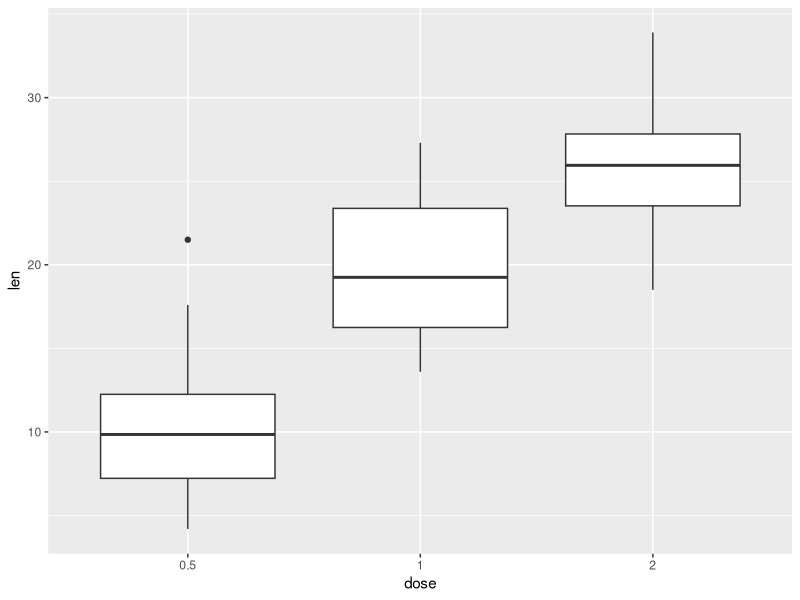
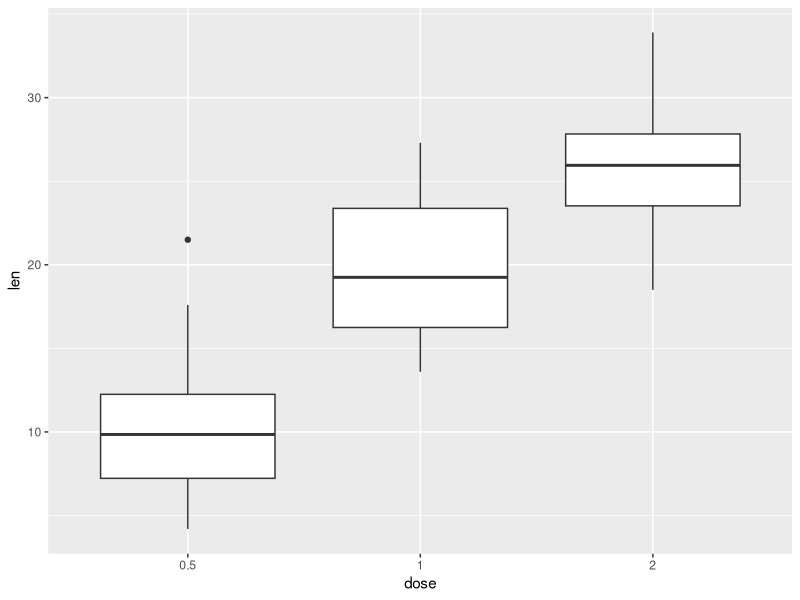
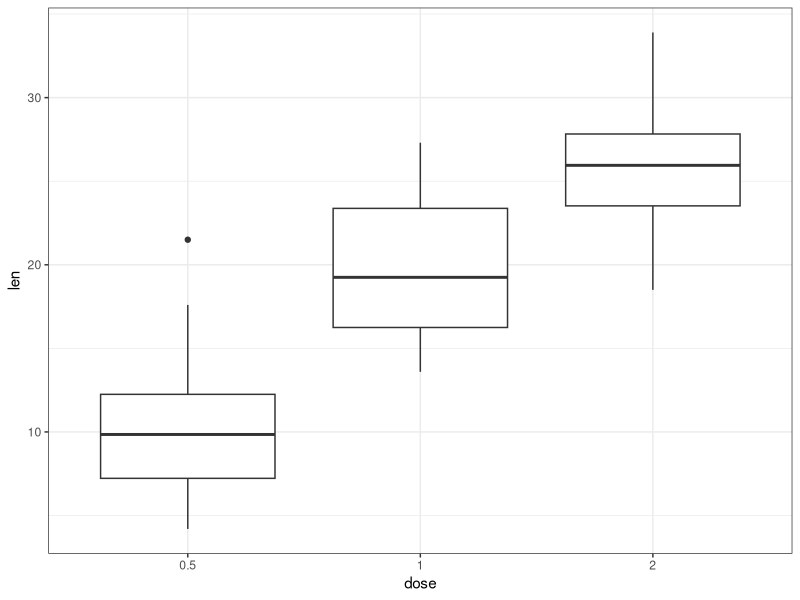
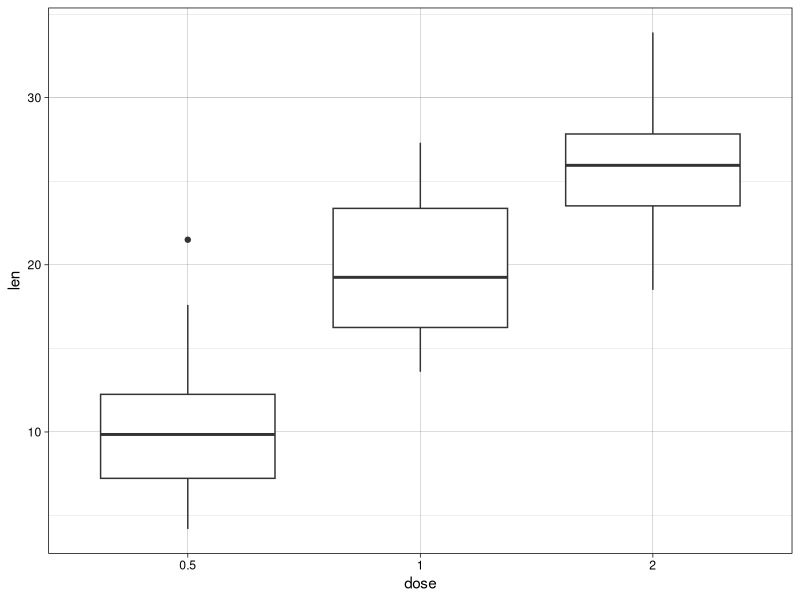
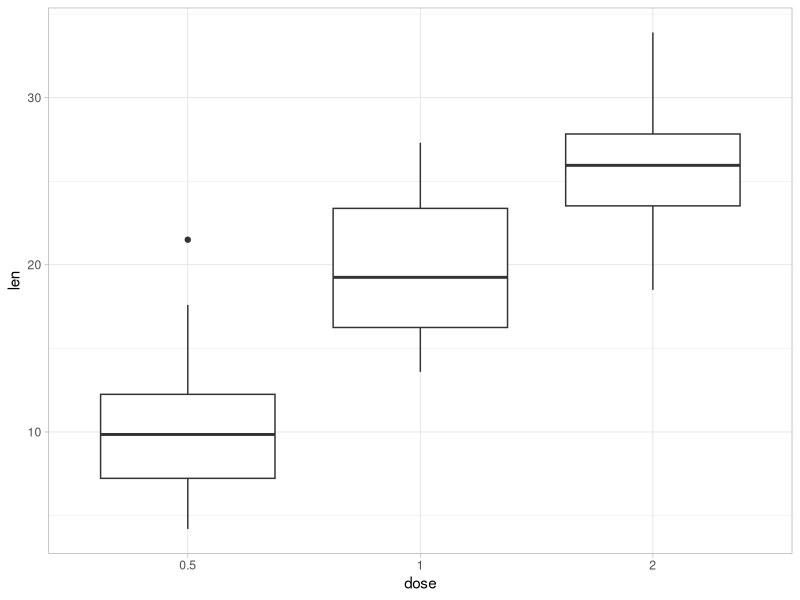
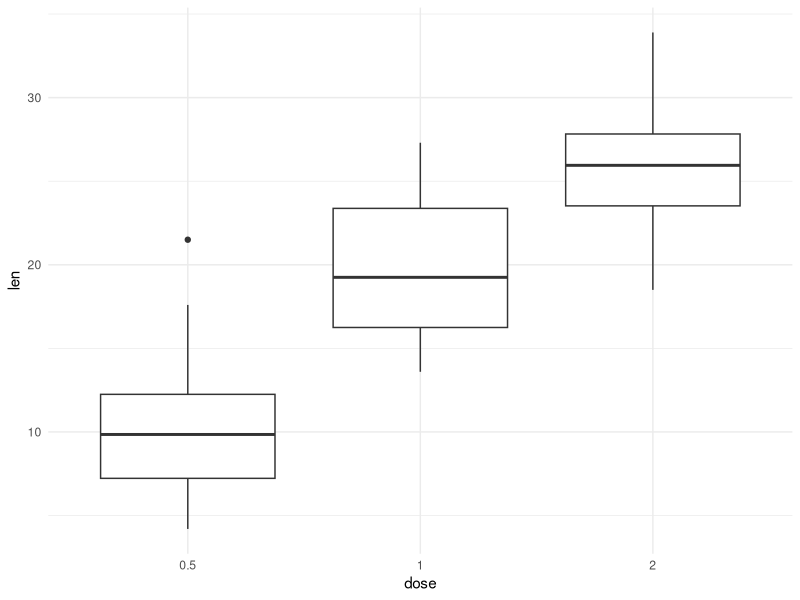
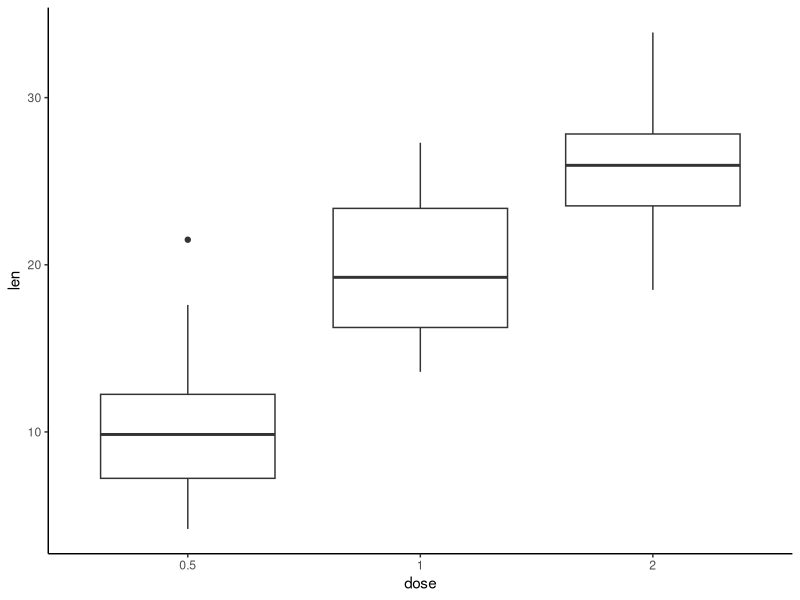
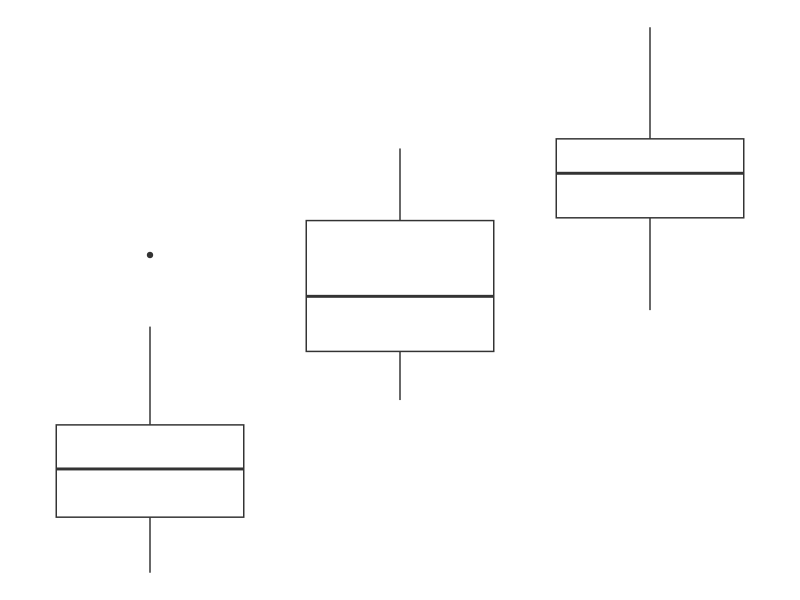

The R source for these figures, in order:
## ---- chunk 1
ToothGrowth$dose <- as.factor(ToothGrowth$dose)
library(ggplot2)
## ---- chunk 2
p <- ggplot(ToothGrowth, aes(x=dose,y=len))+geom_boxplot()
p
## ---- chunk 3
p + theme_gray()
## ---- chunk 4
p + theme_bw()
## ---- chunk 5
p + theme_linedraw()
## ---- chunk 6
p + theme_light()
## ---- chunk 7
p + theme_minimal()
## ---- chunk 8
p + theme_classic()
## ---- chunk 9
p + theme_void()
## ---- chunk 10
p + theme_dark()
## ---- chunk 11
p + theme_set(theme_gray(base_size=20))
## ---- chunk 12
ggplot(ToothGrowth, aes(x=dose, y=len))+ geom_boxplot()
## ---- chunk 13
ggplot(ToothGrowth, aes(x=dose, y=len))+geom_boxplot()+
  theme_classic(base_size = 25)
## ---- chunk 14
p+theme(
  panel.background = element_rect(fill = "lightblue",
         colour = "lightblue",
         size = 0.5, linetype = "solid"),
 panel.grid.major = element_line(size = 0.5, linetype = 'solid',
         colour = "white"), 
 panel.grid.minor = element_line(size = 0.25, linetype = 'solid',
         colour = "white")
)
## ---- chunk 15
p + theme(panel.border = element_blank(),
          panel.grid.major = element_blank(),
          panel.grid.minor = element_blank())
## ---- chunk 16
p + theme(panel.border = element_blank(),
          panel.grid.major = element_blank(),
          panel.grid.minor = element_blank(),
          axis.line = element_line(size = 0.5, linetype = "solid", colour="black"))
## ---- chunk 17
p+theme(plot.background = element_rect(fill = "darkblue"))
## ---- chunk 18
#install.packages("ggthemes")
library(ggthemes)
## ---- chunk 19
ggplot(diamonds,aes(carat,price))+
  geom_point()+theme_tufte()
## ---- chunk 20
p <- ggplot(iris, aes(Sepal.Length, Sepal.Width, colour = Species))+
 geom_point()
# Use economist color scales
p + theme_economist() +
 ggtitle("Iris data sets")
## ---- chunk 21
p + theme_stata()+
  ggtitle("Iris data")
## ---- chunk 22
p + theme_wsj()+
  ggtitle("Iris data")
## ---- chunk 23
p + theme_calc()+
  ggtitle("Iris data")
## ---- chunk 24
p+ theme_hc()+
  ggtitle("Iris data")
## ---- chunk 25
ggplot(mpg,
 aes(x = displ, y=hwy, color = class)) +
 geom_point(size = 4) +
 labs(title = "Diplacement by Highway Mileage") +
 theme_minimal() +
 theme(legend.position = "top") 
## ---- chunk 26
ggplot(mpg,
 aes(x = displ, y=hwy, color = class)) +
 geom_point(size = 4) +
 labs(title = "Diplacement by Highway Mileage",
 color = "Automobile\nClass") +
 theme_minimal() +
 theme(legend.title.align=0.5)
## ---- chunk 27
ggplot(mpg,
 aes(x = displ, y=hwy,
 color = class,
 shape = factor(year))) +
 geom_point(size = 3,
 alpha = .5) +
 labs(title = "Mileage by engine displacement",
 subtitle = "Data from 1999 and 2008",
 caption = "Source: EPA (http://fueleconomy.gov)",
 x = "Engine displacement (litres)",
 y = "Highway miles per gallon",
 color = "Car Class",
 shape = "Year") +
 theme_minimal()
